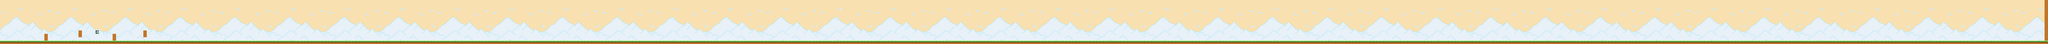

Rendered tile map (Tiled .tmx) drawn with the repository's tilesets; below, a short description and the map source with its tile grids summarised:
An orthogonal 600x13 tile map with 32x32 px tiles, 2 tile layers, 2 tilesets and 7 objects.

<map version="1.0" orientation="orthogonal" renderorder="right-down" width="600" height="13" tilewidth="32" tileheight="32" nextobjectid="44">
 <tileset firstgid="1" username="nuvensdodiogo" tilewidth="32" tileheight="32" tilecount="208">
  <image source="nuvensdodiogo.png" width="512" height="416" />
 </tileset>
 <tileset firstgid="209" username="7086" tilewidth="32" tileheight="32" tilecount="2346">
  <image source="7086.png" width="1497" height="1663" />
 </tileset>
 <layer username="Background Tiles" width="600" height="13">
  <data>[7800 cells, 0 non-empty, 0 distinct tile ids]</data>
 </layer>
 <layer username="Other Tiles" width="600" height="13">
  <data>[7800 cells, 7800 non-empty, 196 distinct tile ids]</data>
 </layer>
 <objectgroup username="Ground">
  <object id="1" x="0" y="383.296" width="19199.1" height="32" />
 </objectgroup>
 <objectgroup username="Walls">
  <object id="36" x="414.665" y="319.577" width="32" height="64.3498" />
  <object id="38" x="734.907" y="287.402" width="32" height="64.3498" />
  <object id="39" x="1053.5" y="318.771" width="32" height="64.3498" />
  <object id="40" x="1344.65" y="287.402" width="32" height="64.3498" />
  <object id="43" x="19166.4" y="0.980296" width="32" height="382.141" />
 </objectgroup>
 <objectgroup username="Powerup">
  <object id="41" x="895.01" y="287.227" width="32" height="32" />
 </objectgroup>
</map>
